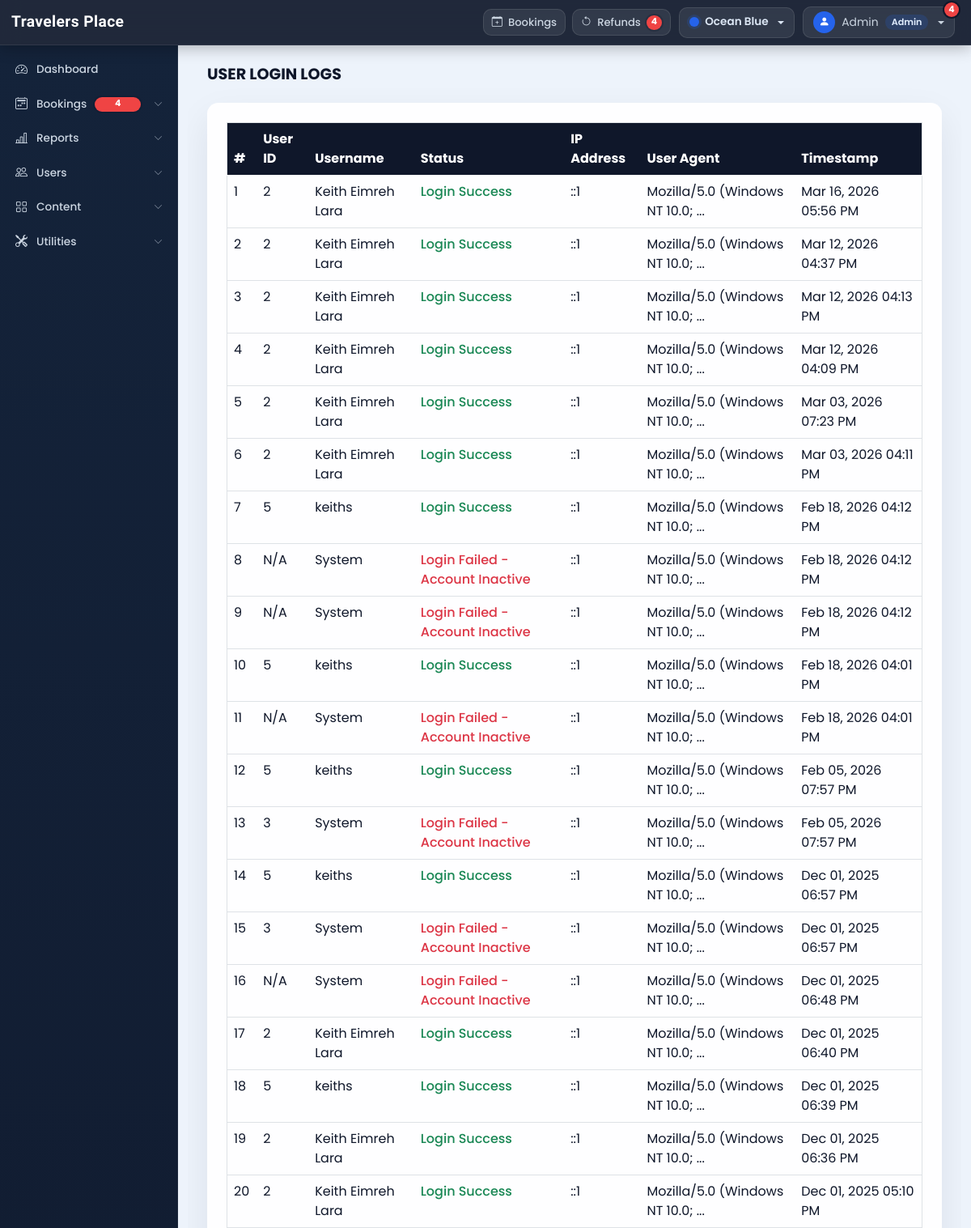
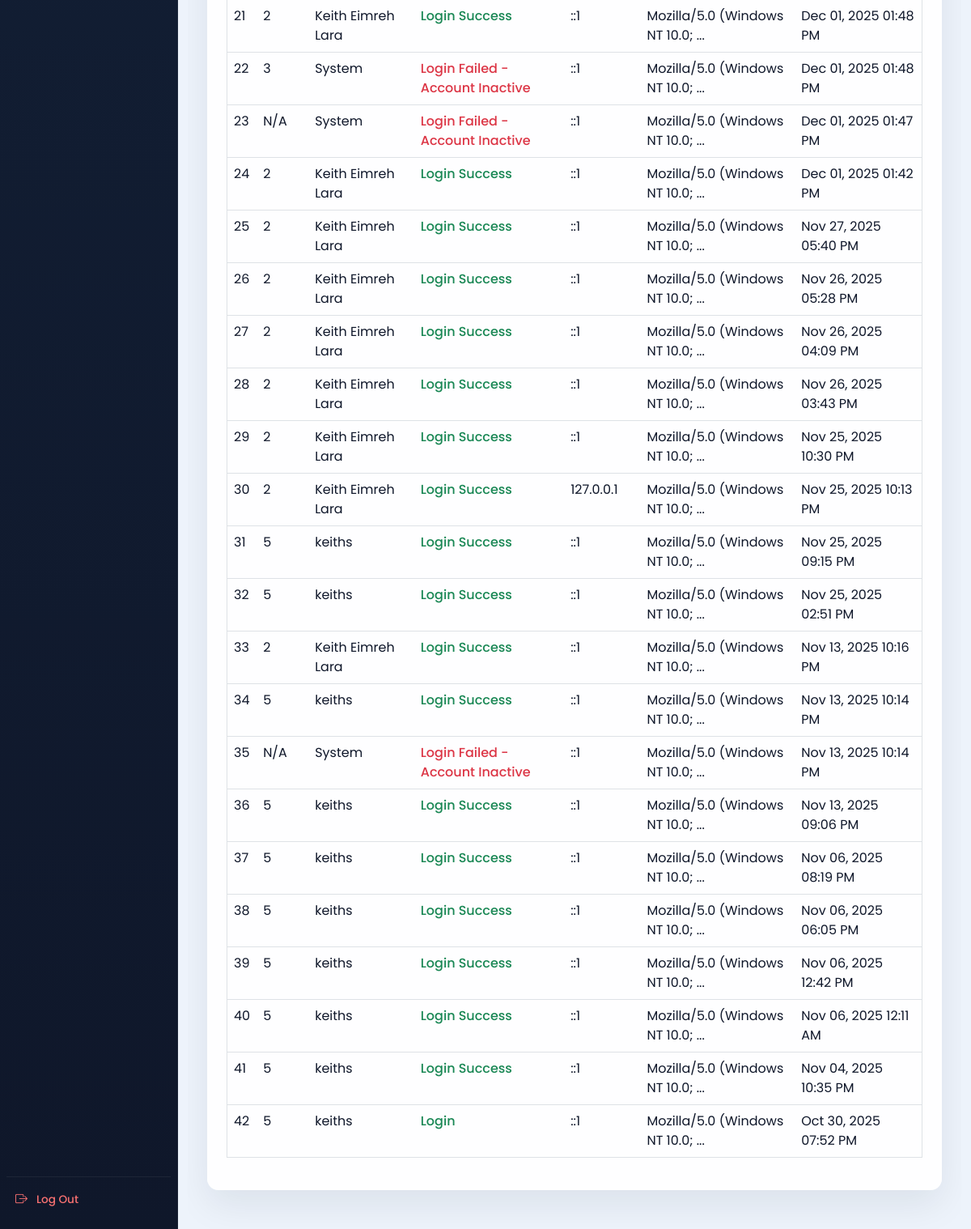
Page /admin/user_login_logs.php (signed in) on the earlier database version (2 pictures, top to bottom).
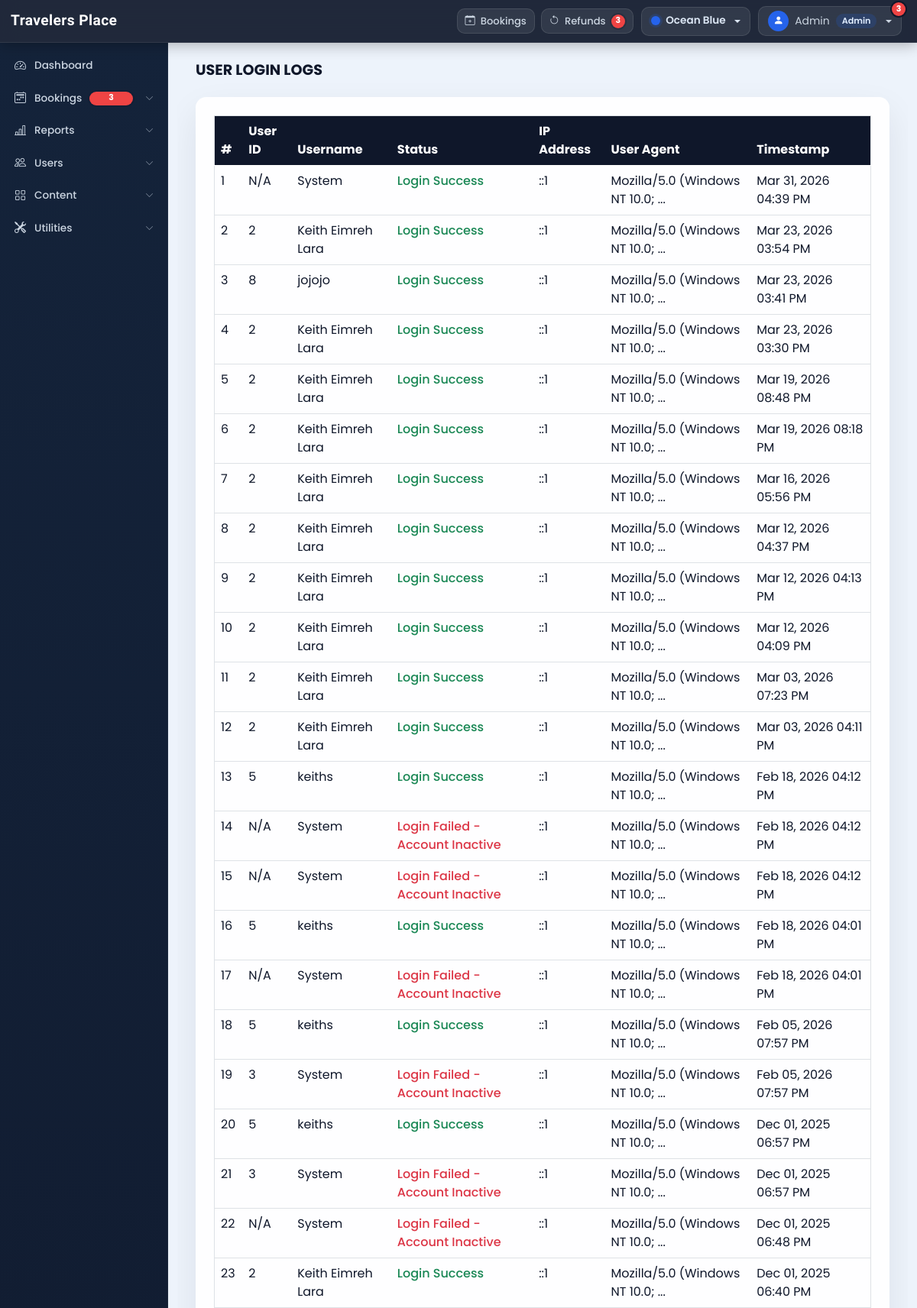
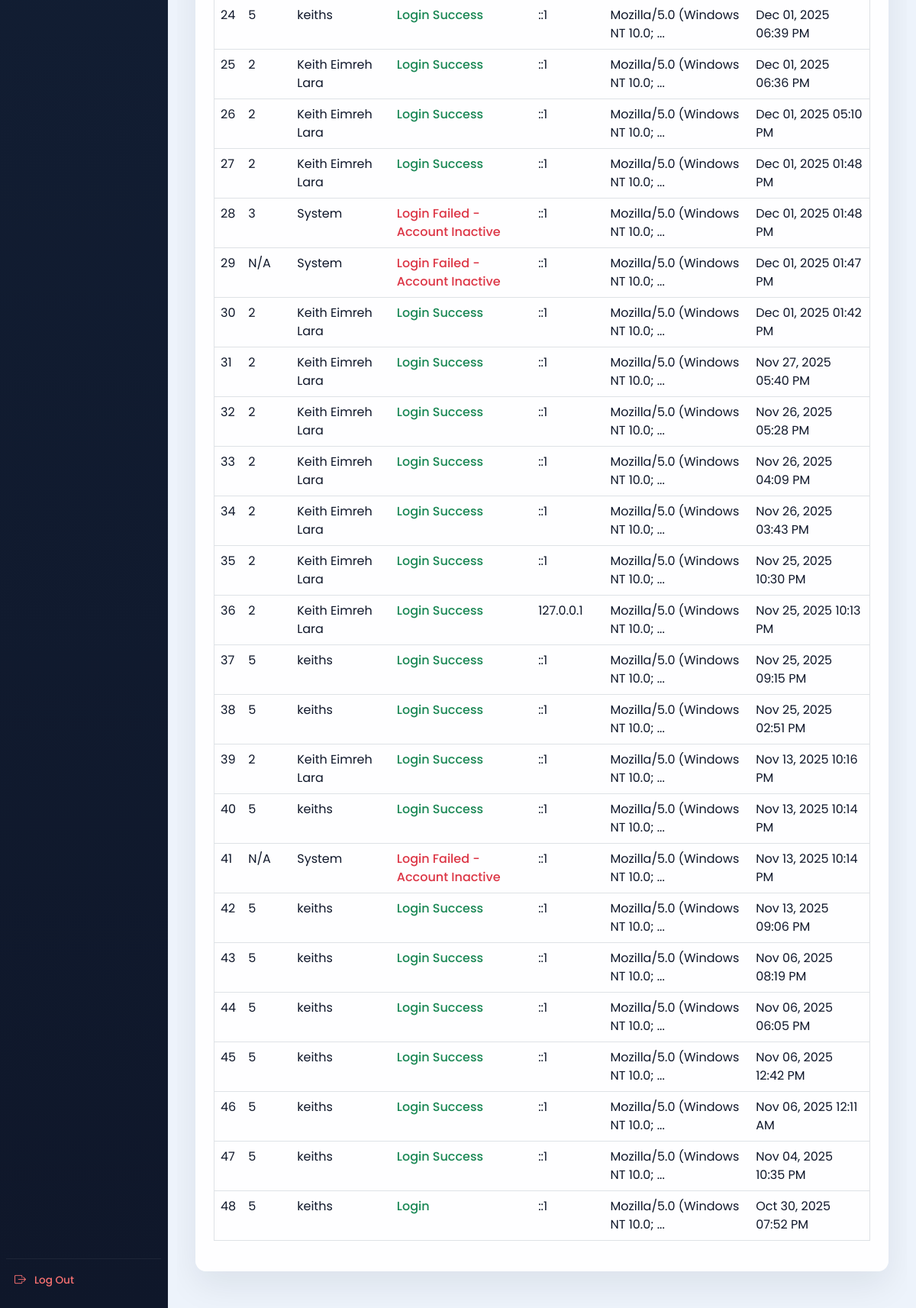
Same page on the later database version (2 pictures, top to bottom).
### tables this page shows
CREATE TABLE `activity_logs` (
  `id` int(11) NOT NULL AUTO_INCREMENT,
  `user_id` int(11) DEFAULT NULL,
  `user_name` varchar(100) NOT NULL,
  `action` varchar(100) NOT NULL,
  `details` text DEFAULT NULL,
  `ip_address` varchar(45) DEFAULT NULL,
  `user_agent` text DEFAULT NULL,
  `created_at` timestamp NOT NULL DEFAULT current_timestamp(),
  PRIMARY KEY (`id`),
  KEY `idx_user_id` (`user_id`),
  KEY `idx_created_at` (`created_at`)
);

### admin/user_login_logs.php (the view, shortened to what this page needs)
<!DOCTYPE html>
<html lang="en">
<head>
  <?php require('inc/links.php'); ?>
  <link rel="stylesheet" href="https://cdn.datatables.net/1.13.6/css/dataTables.bootstrap5.min.css">
</head>
<body class="bg-light">
  <?php require('inc/header.php'); ?>
  <div class="container-fluid" id="main-content">
    <div class="row">
      <div class="col-lg-10 ms-auto p-4 overflow-hidden">
        <h3 class="mb-4">USER LOGIN LOGS</h3>
        <div class="card border-0 shadow-sm mb-4">
          <div class="card-body">
            <div class="table-responsive">
              <table class="table table-hover border" id="login-logs-table">
                <thead class="bg-dark text-light">
                  <tr>
                    <th>#</th>
                    <th>User ID</th>
                    <th>Username</th>
                    <th>Status</th>
                    <th>IP Address</th>
                    <th>User Agent</th>
                    <th>Timestamp</th>
                  </tr>
                </thead>
                <tbody>
                  <?php
                  $con = $GLOBALS['con'];
                  $query = "SELECT * FROM `activity_logs`
                           WHERE `action` LIKE 'Login%'
                           ORDER BY `created_at` DESC";
                  $res = mysqli_query($con, $query);
                  $i = 1;
                  while($row = mysqli_fetch_assoc($res)) {
                    $statusClass = strpos($row['action'], 'Failed') !== false ? 'status-failed' : 'status-success';
                    echo "
                    <tr>
                      <td>$i</td>
                      <td>" . ($row['user_id'] ?: 'N/A') . "</td>
                      <td>" . htmlspecialchars($row['user_name']) . "</td>
                      <td class='$statusClass'>" . htmlspecialchars($row['action']) . "</td>
                      <td>" . htmlspecialchars($row['ip_address']) . "</td>
                      <td title='" . htmlspecialchars($row['user_agent']) . "'>" .
                         (strlen($row['user_agent']) > 30 ?
                          substr(htmlspecialchars($row['user_agent']), 0, 30) . '...' :
                          htmlspecialchars($row['user_agent'])) .
                      "</td>
                      <td>" . date('M d, Y h:i A', strtotime($row['created_at'])) . "</td>
                    </tr>
                    ";
                    $i++;
                  }
                  ?>
                </tbody>
              </table>
            </div>
          </div>
        </div>
      </div>
    </div>
  </div>
</body>
</html>

### admin/inc/links.php (shortened to what this page needs)
<link rel="stylesheet" href="https://cdn.jsdelivr.net/npm/bootstrap-icons@1.9.1/font/bootstrap-icons.css">
<link href="https://cdn.jsdelivr.net/npm/bootstrap@5.0.2/dist/css/bootstrap.min.css" rel="stylesheet">
<link rel="stylesheet" href="css/common.css?v=<?php echo filemtime('css/common.css'); ?>">
<link rel="stylesheet" href="css/layout.css?v=<?php echo filemtime('css/layout.css'); ?>">
<link rel="stylesheet" href="css/admin-theme.css?v=<?php echo filemtime('css/admin-theme.css'); ?>">

### admin/inc/header.php (shortened to what this page needs)
<?php
  $admin_role = $_SESSION['adminRole'] ?? 'admin';
  $admin_name = $_SESSION['adminName'] ?? 'Admin';
  $admin_new_bookings_count = 0;
  $admin_refund_requests_count = 0;
  if(isset($con) && $con instanceof mysqli){
    $adminCountsRes = mysqli_query($con, "
      SELECT
        COUNT(CASE WHEN booking_status='pending' THEN 1 END) AS pending_bookings,
        COUNT(CASE WHEN booking_status='cancelled' AND refund=0 THEN 1 END) AS pending_refunds
      FROM booking_order
    ");
    if($adminCountsRes){
      $adminCounts = mysqli_fetch_assoc($adminCountsRes);
      $admin_new_bookings_count = (int)($adminCounts['pending_bookings'] ?? 0);
      $admin_refund_requests_count = (int)($adminCounts['pending_refunds'] ?? 0);
    }
  }
  $admin_total_attention_count = $admin_new_bookings_count + $admin_refund_requests_count;
  function is_active($pages){
    $cur = basename($_SERVER['PHP_SELF']);
    return in_array($cur, (array)$pages) ? 'active' : '';
  }
  $grp_bookings  = ['new_bookings.php','refund_bookings.php','booking_records.php'];
  $grp_reports   = ['all_time_reports.php','transaction.php'];
  $grp_users     = ['users.php','user_queries.php','manage_users.php','create_user.php','change_password.php'];
  $grp_content   = ['rooms.php','features_facilities.php','extras.php','carousel.php','rate_review.php'];
  $grp_utilities = ['archives.php','Archives.php','backup_restore.php','activity_logs.php','settings.php'];
  function grp_open($pages){
    return in_array(basename($_SERVER['PHP_SELF']), $pages) ? 'show' : '';
  }
  function grp_btn_active($pages){
    return in_array(basename($_SERVER['PHP_SELF']), $pages) ? 'grp-active' : '';
  }
?>
<nav class="admin-top-navbar">
  <div class="top-navbar-left">
    <span class="brand-name h-font">Travelers Place</span>
  </div>
  <div class="top-navbar-right">
    <div class="admin-alert-links d-none d-md-flex">
      <a href="new_bookings.php" class="admin-alert-link" title="Pending new bookings">
        <i class="bi bi-calendar-plus"></i>
        <span>Bookings</span>
      </a>
      <a href="refund_bookings.php" class="admin-alert-link" title="Pending refund requests">
        <i class="bi bi-arrow-counterclockwise"></i>
        <span>Refunds</span>
        <?php if($admin_refund_requests_count > 0): ?>
          <span class="admin-count-badge"><?php echo $admin_refund_requests_count; ?></span>
        <?php endif; ?>
      </a>
    </div>
    <div class="dropdown">
      <button class="theme-picker-btn dropdown-toggle" type="button" id="adminThemePicker" data-bs-toggle="dropdown" aria-expanded="false">
        <span class="theme-current-pill">
          <span class="theme-current-swatch"></span>
          <span class="theme-current-label d-none d-xl-inline" id="currentThemeLabel">Ocean Blue</span>
        </span>
      </button>
    </div>
    <div class="dropdown">
      <button class="profile-btn dropdown-toggle" data-bs-toggle="dropdown" aria-expanded="false">
        <div class="profile-avatar"><i class="bi bi-person-fill"></i></div>
        <span class="profile-name d-none d-md-inline"><?php echo htmlspecialchars($admin_name); ?></span>
        <span class="role-badge"><?php echo ucfirst($admin_role); ?></span>
        <?php if($admin_total_attention_count > 0): ?>
          <span class="admin-profile-count"><?php echo $admin_total_attention_count; ?></span>
        <?php endif; ?>
      </button>
    </div>
  </div>
</nav>
<div id="dashboard-menu" class="admin-sidebar">
  <div class="sidebar-inner">
    <nav class="sidebar-nav">
      <a href="dashboard.php" class="sidebar-link <?php echo is_active('dashboard.php'); ?>">
        <i class="bi bi-speedometer2"></i><span>Dashboard</span>
      </a>
      <button class="sidebar-grp-btn <?php echo grp_btn_active($grp_bookings); ?>"
              type="button" data-bs-toggle="collapse" data-bs-target="#grp-bookings"
              aria-expanded="<?php echo grp_open($grp_bookings) ? 'true' : 'false'; ?>">
        <i class="bi bi-calendar2-week"></i>
        <span>Bookings</span>
        <?php if($admin_total_attention_count > 0): ?>
          <span class="admin-count-badge"><?php echo $admin_total_attention_count; ?></span>
        <?php endif; ?>
        <i class="bi bi-chevron-down chevron"></i>
      </button>
      <button class="sidebar-grp-btn <?php echo grp_btn_active($grp_reports); ?>"
              type="button" data-bs-toggle="collapse" data-bs-target="#grp-reports"
              aria-expanded="<?php echo grp_open($grp_reports) ? 'true' : 'false'; ?>">
        <i class="bi bi-bar-chart-line"></i>
        <span>Reports</span>
        <i class="bi bi-chevron-down chevron"></i>
      </button>
      <?php if($admin_role === 'admin'): ?>
        <button class="sidebar-grp-btn <?php echo grp_btn_active($grp_users); ?>"
                type="button" data-bs-toggle="collapse" data-bs-target="#grp-users"
                aria-expanded="<?php echo grp_open($grp_users) ? 'true' : 'false'; ?>">
          <i class="bi bi-people"></i>
          <span>Users</span>
          <i class="bi bi-chevron-down chevron"></i>
        </button>
        <button class="sidebar-grp-btn <?php echo grp_btn_active($grp_content); ?>"
                type="button" data-bs-toggle="collapse" data-bs-target="#grp-content"
                aria-expanded="<?php echo grp_open($grp_content) ? 'true' : 'false'; ?>">
          <i class="bi bi-grid"></i>
          <span>Content</span>
          <i class="bi bi-chevron-down chevron"></i>
        </button>
        <button class="sidebar-grp-btn <?php echo grp_btn_active($grp_utilities); ?>"
                type="button" data-bs-toggle="collapse" data-bs-target="#grp-utilities"
                aria-expanded="<?php echo grp_open($grp_utilities) ? 'true' : 'false'; ?>">
          <i class="bi bi-tools"></i>
          <span>Utilities</span>
          <i class="bi bi-chevron-down chevron"></i>
        </button>
      <?php endif; ?>
    </nav>
    <div class="sidebar-footer">
      <a href="logout.php" id="admin-logout" class="sidebar-link sidebar-logout">
        <i class="bi bi-box-arrow-right"></i><span>Log Out</span>
      </a>
    </div>
  </div>
</div>

### admin/css/common.css (style rules this page uses)
:root { --teal: #2ec1ac; --teal_hover: #279e8c; }
* { font-family: 'Poppins', sans-serif; }
.h-font { font-family: 'Merienda', cursive; }
body.bg-light { background: linear-gradient(135deg, #f5f7fa 0%, #c3cfe2 100%); min-height: 100vh; }

### admin/css/admin-theme.css (style rules this page uses)
:root { --admin-accent: #2563eb; --admin-accent-rgb: 37, 99, 235; --admin-sidebar-bg: #14233a; --admin-sidebar-bg-strong: #0f172a; --admin-navbar-bg: rgba(15, 23, 42, 0.92); --admin-page-bg: #edf3fb; --admin-surface: rgba(255, 255, 255, 0.96); --admin-surface-muted: #f8fbff; --admin-border: rgba(148, 163, 184, 0.28); --admin-text: #0f172a; --admin-text-muted: #64748b; --admin-card-shadow: 0 18px 45px rgba(15, 23, 42, 0.08); --admin-menu-bg: #132136; --admin-menu-border: rgba(255, 255, 255, 0.08); --admin-menu-text: #d7e1ee; --admin-menu-text-muted: #94a3b8; --admin-sidebar-text: #d7e1ee; --admin-sidebar-text-active: #ffffff; --admin-sidebar-hover: rgba(255, 255, 255, 0.08); --admin-sidebar-active-bg: rgba(37, 99, 235, 0.18); --admin-login-bg: radial-gradient(circle at top left, rgba(37, 99, 235, 0.18), transparent 32%), radial-gradient(circle at bottom right, rgba(59, 130, 246, 0.12), transparent 28%), linear-gradient(135deg, #f7fbff 0%, #e9f0f9 52%, #dde7f3 100%); --admin-login-card: rgba(255, 255, 255, 0.92); --admin-login-card-border: rgba(255, 255, 255, 0.86); --admin-login-input: rgba(248, 250, 252, 0.98); --admin-login-input-border: #d7e2ee; --admin-login-input-text: #102033; --admin-login-muted: #607086; --admin-login-toggle-bg: rgba(255, 255, 255, 0.82); --admin-login-shadow: 0 25px 65px rgba(15, 23, 42, 0.14); }
body:not(.admin-auth-page) { background: var(--admin-page-bg) !important; color: var(--admin-text); transition: background-color 0.25s ease, color 0.25s ease; }
.admin-top-navbar { background: var(--admin-navbar-bg) !important; border-bottom-color: rgba(255, 255, 255, 0.08) !important; }
.admin-sidebar { background: linear-gradient(180deg, var(--admin-sidebar-bg) 0%, var(--admin-sidebar-bg-strong) 100%) !important; }
.profile-avatar { background: var(--admin-accent) !important; }
.role-badge { background: rgba(var(--admin-accent-rgb), 0.18) !important; color: #e0edff !important; }
.admin-alert-link, .profile-btn, .theme-picker-btn { border-radius: 10px; }
#main-content .card, .modal-content, .offcanvas, .dropdown-menu:not(.profile-dropdown):not(.theme-dropdown-menu) { background: var(--admin-surface) !important; color: var(--admin-text) !important; border-color: var(--admin-border) !important; box-shadow: var(--admin-card-shadow) !important; }
#main-content h3, #main-content h4, #main-content h5, .modal-title, .card-title { color: var(--admin-text) !important; }
#main-content .table, .modal-content .table { color: var(--admin-text) !important; }
#main-content .table thead, .modal-content .table thead { background: var(--admin-sidebar-bg-strong) !important; color: #ffffff !important; }
a, .nav-tabs .nav-link:hover { color: var(--admin-accent); }
.theme-picker-btn { position: relative; display: inline-flex; align-items: center; gap: 8px; min-height: 38px; padding: 0 12px; background: rgba(255, 255, 255, 0.08); border: 1px solid rgba(255, 255, 255, 0.1); color: #dbe6f4; font-size: 0.85rem; font-weight: 600; }
.theme-picker-btn::after { border-color: #dbe6f4 transparent transparent; }
.theme-current-pill { display: inline-flex; align-items: center; gap: 7px; }
.theme-current-swatch { width: 12px; height: 12px; border-radius: 50%; background: var(--admin-accent); box-shadow: 0 0 0 3px rgba(var(--admin-accent-rgb), 0.18); }

### admin/user_login_logs.php (style rules this page uses)
.status-success { color: #198754; font-weight: 500; }
.status-failed { color: #dc3545; font-weight: 500; }

Differences in the rows shown:
added activity_logs: user "N/A", user_name "System", action "Login Success", ip_address "::1", user_agent "Mozilla/5.0 (Windows NT 10.0;", created_at "Mar 31, 2026 04:39 PM"
added activity_logs: user "2", user_name "Keith Eimreh Lara", action "Login Success", ip_address "::1", user_agent "Mozilla/5.0 (Windows NT 10.0;", created_at "Mar 23, 2026 03:54 PM"
added activity_logs: user "8", user_name "jojojo", action "Login Success", ip_address "::1", user_agent "Mozilla/5.0 (Windows NT 10.0;", created_at "Mar 23, 2026 03:41 PM"
added activity_logs: user "2", user_name "Keith Eimreh Lara", action "Login Success", ip_address "::1", user_agent "Mozilla/5.0 (Windows NT 10.0;", created_at "Mar 23, 2026 03:30 PM"
added activity_logs: user "2", user_name "Keith Eimreh Lara", action "Login Success", ip_address "::1", user_agent "Mozilla/5.0 (Windows NT 10.0;", created_at "Mar 19, 2026 08:48 PM"
added activity_logs: user "2", user_name "Keith Eimreh Lara", action "Login Success", ip_address "::1", user_agent "Mozilla/5.0 (Windows NT 10.0;", created_at "Mar 19, 2026 08:18 PM"
Other differences:
$admin_refund_requests_count: "4" → "3"
$admin_total_attention_count: "4" → "3"
